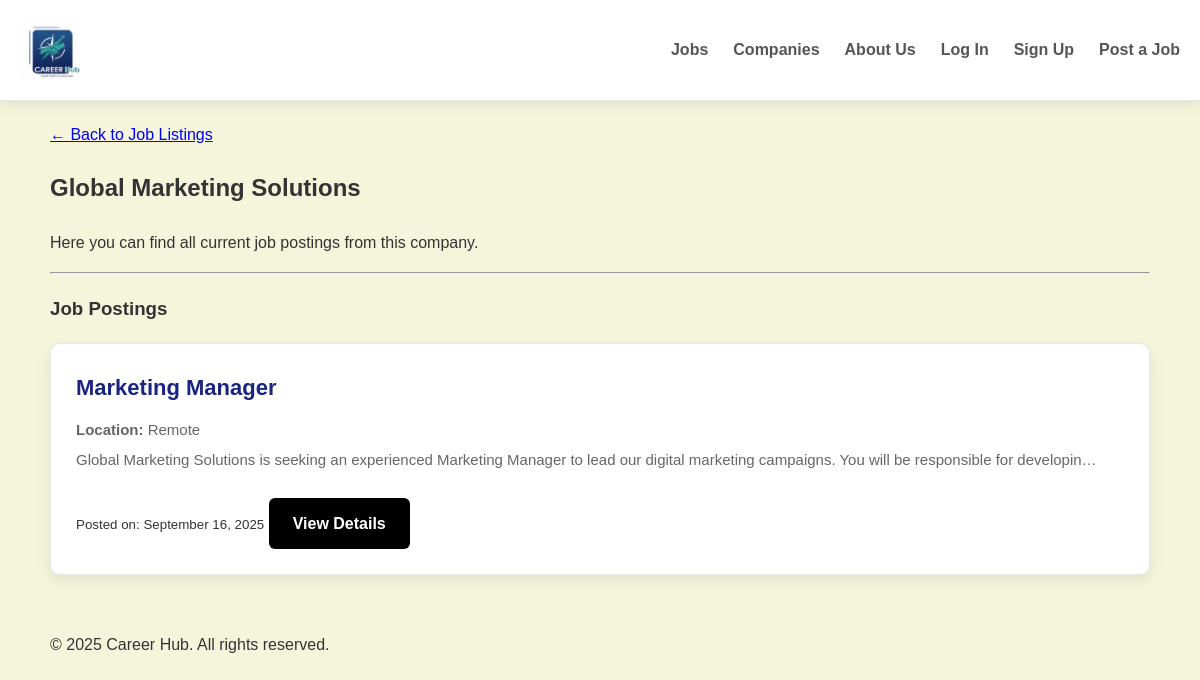
/companies/Global Marketing Solutions/, run on the app's committed database.
### jobs/models.py (models this page shows, shortened)
class Job(models.Model):
    title = models.CharField(max_length=200)
    company = models.CharField(max_length=100)
    location = models.CharField(max_length=100)
    description = models.TextField()
    posted_date = models.DateTimeField(auto_now_add=True)

### jobs/views.py (the view)
# urls.py: path('companies/<str:company_name>/', views.company_detail, name='company_detail'),
def company_detail(request, company_name):
    company_jobs = Job.objects.filter(company=company_name).order_by('-posted_date')
    if not company_jobs:
        return HttpResponse('<h1>Company Not Found</h1><p>The company you are looking for does not exist or has no posted jobs.</p>', status=404)
    context = {
        'company_name': company_name,
        'company_jobs': company_jobs
    }
    return render(request, 'jobs/company_detail.html', context)

### jobs/templates/jobs/company_detail.html (shortened to what this page needs)
{% load static %}
<!DOCTYPE html>
<html lang="en">
<head>
    <link rel="stylesheet" href="{% static 'css/style.css' %}">
</head>
<body>
    <header class="header">
        <a href="{% url 'job_list' %}" class="logo-link">
            <img src="{% static 'img/logo.png' %}" alt="Career Hub Logo" class="logo">
        </a>
        <nav class="nav">
            <ul>
                <li><a href="{% url 'job_list' %}">Jobs</a></li>
                <li><a href="#">Companies</a></li>
                <li><a href="#">About Us</a></li>
                {% if user.is_authenticated %}
                <li><a href="{% url 'dashboard' %}">Dashboard</a></li>
                <li><a href="{% url 'employer_dashboard' %}" class="post-job-btn">Post a Job</a></li>
                <li><a href="{% url 'logout' %}">Log Out</a></li>
                {% else %}
                <li><a href="{% url 'login' %}">Log In</a></li>
                <li><a href="{% url 'register' %}">Sign Up</a></li>
                <li><a href="{% url 'employer_dashboard' %}" class="post-job-btn">Post a Job</a></li>
                {% endif %}
            </ul>
        </nav>
    </header>
    <main class="container">
        <div class="company-profile">
            <a href="{% url 'job_list' %}" class="back-link">&larr; Back to Job Listings</a>
            <h2>{{ company_name }}</h2>
            <p>Here you can find all current job postings from this company.</p>
            <hr>
            <h3>Job Postings</h3>
            <div class="jobs-grid">
                {% if company_jobs %}
                {% for job in company_jobs %}
                <div class="job-card">
                    <h3>{{ job.title }}</h3>
                    <p><strong>Location:</strong> {{ job.location }}</p>
                    <p>{{ job.description|truncatechars:150 }}</p>
                    <small>Posted on: {{ job.posted_date|date:"F j, Y" }}</small>
                    <a href="{% url 'job_detail' job.id %}" class="apply-btn">View Details</a>
                </div>
                {% endfor %}
                {% else %}
                <p>This company currently has no job postings.</p>
                {% endif %}
            </div>
        </div>
    </main>
    <footer>
        <div class="container">
            <p>&copy; 2025 Career Hub. All rights reserved.</p>
        </div>
    </footer>
</body>
</html>

### static/css/style.css (style rules this page uses)
body { font-family: 'Poppins', sans-serif; line-height: 1.7; margin: 0; padding: 0; background-color: #f5f5dc; color: #333; }
.container { max-width: 1100px; margin: 0 auto; padding: 20px; }
.header { display: flex; justify-content: space-between; align-items: center; padding: 20px; background-color: #ffffff; box-shadow: 0 4px 12px rgba(0, 0, 0, 0.08); border-bottom: 1px solid #e1e8f0; }
.nav ul { list-style: none; margin: 0; padding: 0; display: flex; gap: 25px; }
.nav a { text-decoration: none; color: #555; font-weight: 600; transition: color 0.3s ease, transform 0.2s ease; }
.jobs-grid { display: grid; grid-template-columns: repeat(auto-fit, minmax(320px, 1fr)); gap: 30px; }
.job-card { background-color: #ffffff; border: 1px solid #e1e8f0; border-radius: 10px; padding: 25px; box-shadow: 0 6px 15px rgba(0, 0, 0, 0.08); transition: transform 0.3s ease, box-shadow 0.3s ease; }
.job-card h3 { margin: 0 0 10px; font-size: 22px; color: #1a237e; font-weight: 600; }
.job-card p { margin: 5px 0; color: #666; font-size: 15px; }
.job-card .apply-btn { display: inline-block; margin-top: 20px; padding: 12px 24px; background-color: #000000; color: #fff; text-decoration: none; border-radius: 6px; transition: background-color 0.3s ease; font-weight: 600; }
.logo { height: 60px; width: auto; }
.logo-link { display: block; line-height: 0; }

### data on the page
Job: company "Global Marketing Solutions", title "Marketing Manager", location "Remote", description "Global Marketing Solutions is seeking an experienced Marketing Manager to lead our digital marketing campaigns. You will be responsible for developin…", posted_date "September 16, 2025"
